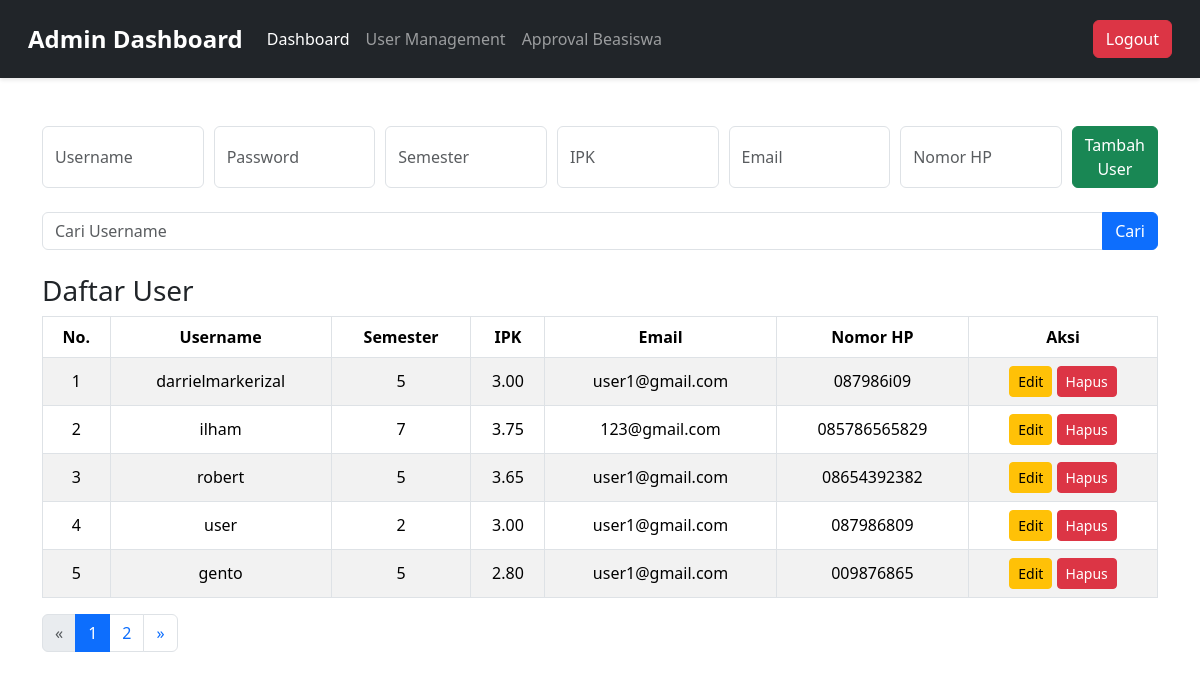
The app's page /Admin/user_management.php (signed in) with its own data.
### tables this page shows
CREATE TABLE `users` (
  `id` int(11) NOT NULL,
  `username` varchar(50) NOT NULL,
  `email` varchar(255) DEFAULT NULL,
  `nomor_hp` varchar(15) DEFAULT NULL,
  `password` varchar(255) NOT NULL,
  `role` enum('admin','user') NOT NULL,
  `semester` varchar(10) DEFAULT NULL,
  `ipk` decimal(3,2) DEFAULT NULL
);

### Admin/user_management.php (the view, shortened to what this page needs)
<?php
include '../config.php';
$limit = 5;
$page = isset($_GET['page']) ? (int)$_GET['page'] : 1;
$offset = ($page - 1) * $limit;
$search = '';
$query = "SELECT * FROM users WHERE role = 'user' AND username LIKE '%$search%' LIMIT $limit OFFSET $offset";
$result = mysqli_query($conn, $query);
$total_query = "SELECT COUNT(*) AS total FROM users WHERE role = 'user' AND username LIKE '%$search%'";
$total_result = mysqli_query($conn, $total_query);
$total_row = mysqli_fetch_assoc($total_result);
$total_users = $total_row['total'];
$total_pages = ceil($total_users / $limit);
?>
<!DOCTYPE html>
<html lang="en">
<head>
    <link href="https://cdn.jsdelivr.net/npm/bootstrap@5.3.2/dist/css/bootstrap.min.css" rel="stylesheet">
    <link rel="stylesheet" href="https://cdnjs.cloudflare.com/ajax/libs/font-awesome/6.0.0-beta3/css/all.min.css">
</head>
<body>
<?php include 'navbar.php'; ?>
<div class="container mt-5">
    <form method="POST" action="" class="form-inline mb-4">
        <input type="text" name="username" class="form-control" placeholder="Username" required>
        <input type="password" name="password" class="form-control" placeholder="Password" required>
        <input type="text" name="semester" class="form-control" placeholder="Semester" required max="8">
        <input type="number" name="ipk" class="form-control" step="0.01" placeholder="IPK" required>
        <input type="email" name="email" class="form-control" placeholder="Email" required>
        <input type="text" name="nomor_hp" class="form-control" placeholder="Nomor HP" required>
        <button type="submit" name="add_user" class="btn btn-success">Tambah User</button>
    </form>
    <form method="POST" action="" class="mb-4">
        <div class="input-group">
            <input type="text" name="search" class="form-control" placeholder="Cari Username" value="<?= htmlspecialchars($search); ?>">
            <button type="submit" class="btn btn-primary">Cari</button>
        </div>
    </form>
    <h3 class="mt-4">Daftar User</h3>
    <table class="table table-striped table-bordered mt-2">
        <thead>
            <tr>
                <th>No.</th>
                <th>Username</th>
                <th>Semester</th>
                <th>IPK</th>
                <th>Email</th>
                <th>Nomor HP</th>
                <th>Aksi</th>
            </tr>
        </thead>
        <tbody>
            <?php $no = $offset + 1; while ($row = mysqli_fetch_assoc($result)) { ?>
                <tr>
                    <td><?= $no++; ?></td>
                    <td><?= $row['username']; ?></td>
                    <td><?= $row['semester']; ?></td>
                    <td><?= $row['ipk']; ?></td>
                    <td><?= $row['email']; ?></td>
                    <td><?= $row['nomor_hp']; ?></td>
                    <td>
                        <a href="edit_user.php?id=<?= $row['id']; ?>" class="btn btn-warning btn-sm">Edit</a>
                        <a href="hapus_user.php?id=<?= $row['id']; ?>" class="btn btn-danger btn-sm"
                           onclick="return confirm('Yakin ingin menghapus?')">Hapus</a>
                    </td>
                </tr>
            <?php } ?>
        </tbody>
    </table>
    <nav aria-label="Page navigation">
        <ul class="pagination">
            <li class="page-item <?= $page <= 1 ? 'disabled' : ''; ?>">
                <a class="page-link" href="?page=<?= $page - 1; ?>" aria-label="Previous">
                    <span aria-hidden="true">&laquo;</span>
                </a>
            </li>
            <?php for ($i = 1; $i <= $total_pages; $i++): ?>
                <li class="page-item <?= $i === $page ? 'active' : ''; ?>">
                    <a class="page-link" href="?page=<?= $i; ?>"><?= $i; ?></a>
                </li>
            <?php endfor; ?>
            <li class="page-item <?= $page >= $total_pages ? 'disabled' : ''; ?>">
                <a class="page-link" href="?page=<?= $page + 1; ?>" aria-label="Next">
                    <span aria-hidden="true">&raquo;</span>
                </a>
            </li>
        </ul>
    </nav>
</div>
</body>
</html>

### Admin/navbar.php (shortened to what this page needs)
<nav class="navbar navbar-expand-lg navbar-dark bg-dark p-3 sticky-top">
    <div class="container-fluid">
        <a class="navbar-brand" href="admin_dashboard.php">Admin Dashboard</a>
        <div class="collapse navbar-collapse" id="navbarNav">
            <ul class="navbar-nav me-auto">
                <li class="nav-item">
                    <a class="nav-link active" href="admin_dashboard.php">Dashboard</a>
                </li>
                <li class="nav-item">
                    <a class="nav-link" href="user_management.php">User Management</a>
                </li>
                <li class="nav-item">
                    <a class="nav-link" href="Approval_beasiswa.php">Approval Beasiswa</a>
                </li>
            </ul>
             <form class="d-flex" method="POST" action="../logout.php">
                <button class="btn btn-danger" type="submit">Logout</button>
            </form>
        </div>
    </div>
</nav>

### Admin/user_management.php (style rules this page uses)
.navbar-brand { font-size: 1.5rem; font-weight: bold; }
thead th { position: sticky; top: 0; background-color: #6c757d; color: white; box-shadow: 0 2px 4px rgba(0, 0, 0, 0.1); }
td, th { text-align: center; vertical-align: middle; }
body { padding-top: 0; }
.form-inline { display: flex; justify-content: space-between; }
.form-inline .form-control { margin-right: 10px; }

### Admin/navbar.php (style rules this page uses)
.navbar.sticky-top { box-shadow: 0 2px 4px rgba(0, 0, 0, 0.1); }

### records on screen
users: username "darrielmarkerizal", semester "5", ipk "3.00", email "user1@gmail.com", nomor_hp "087986i09"
users: username "ilham", semester "7", ipk "3.75", email "123@gmail.com", nomor_hp "085786565829"
users: username "robert", semester "5", ipk "3.65", email "user1@gmail.com", nomor_hp "08654392382"
users: username "user", semester "2", ipk "3.00", email "user1@gmail.com", nomor_hp "087986809"
users: username "gento", semester "5", ipk "2.80", email "user1@gmail.com", nomor_hp "009876865"
